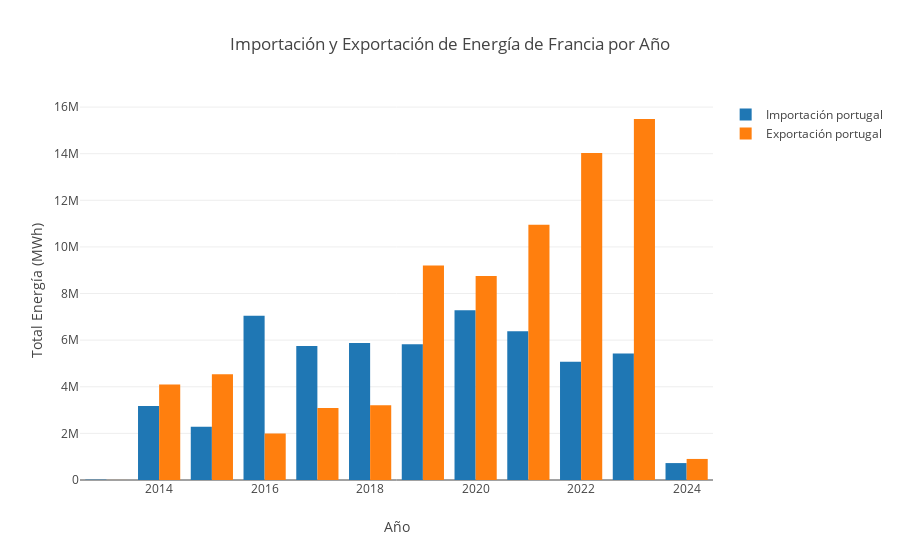

Source (notebook cell):
### Code cell
def importaciónVSexportacion(pais: String, df: DataFrame): Unit = {

    // Agrupar los datos por año y tipo de intercambio (Importación/Exportación)
    val dfAgrupado = df
      .filter($"Pais" === pais)
      .groupBy(date_format(col("FechaCompleta"), "yyyy").as("Año"), $"TipoIntercambio")
      .agg(sum("Valor").as("TotalValor"))
      .orderBy("Año", "TipoIntercambio")

    val años = dfAgrupado.select("Año").distinct().orderBy("Año").as[String].collect.toSeq
    val importaciones = dfAgrupado.filter(col("TipoIntercambio") === "Importación").select("TotalValor").as[Double].collect.toSeq
    val exportaciones = dfAgrupado.filter(col("TipoIntercambio") === "Exportación").select("TotalValor").as[Double].collect.toSeq

    val exportacionesEnPositivo = exportaciones.map(valor => valor * -1)

    // Crear las barras para importación y exportación con valores absolutos
    val barraImportacion = Bar(x = años, y = importaciones, name = s"Importación $pais")
    val barraExportacion = Bar(x = años, y = exportacionesEnPositivo, name = s"Exportación $pais")

    // Definir los datos y el layout del gráfico
    val data = Seq(barraImportacion, barraExportacion)
    val layout = Layout(
      title = "Importación y Exportación de Energía de" +  pais + "por Año",
      xaxis = Axis(title = "Año"),
      yaxis = Axis(title = "Total Energía (MWh)"),
      barmode = BarMode.Group // Agrupar barras para compararlas lado a lado
    )

    // Generar el gráfico
    plot(data, layout)
}

importaciónVSexportacion("portugal", dsIntercambios )

### Figure 1 — Plotly figure (JSON) as saved in the notebook; plotly's stock layout.template omitted (floating-point values rounded to 4 significant figures)
{"data": [{"name": "Importación portugal", "type": "bar", "x": ["2013", "2014", "2015", "2016", "2017", "2018", "2019", "2020", "2021", "2022", "2023", "2024"], "y": [15420.0, 3171000.0, 2289000.0, 7051000.0, 5752000.0, 5875000.0, 5828000.0, 7285000.0, 6379000.0, 5078000.0, 5428000.0, 725800.0]}, {"name": "Exportación portugal", "type": "bar", "x": ["2013", "2014", "2015", "2016", "2017", "2018", "2019", "2020", "2021", "2022", "2023", "2024"], "y": [1502.0, 4093000.0, 4540000.0, 1990000.0, 3087000.0, 3209000.0, 9200000.0, 8755000.0, 10950000.0, 14030000.0, 15490000.0, 903800.0]}], "layout": {"autosize": true, "barmode": "group", "title": {"text": "Importación y Exportación de Energía de Francia por Año"}, "xaxis": {"autorange": true, "range": [2012.0, 2024.0], "title": {"text": "Año"}, "type": "linear"}, "yaxis": {"autorange": true, "range": [0, 16300000.0], "title": {"text": "Total Energía (MWh)"}, "type": "linear"}}}
